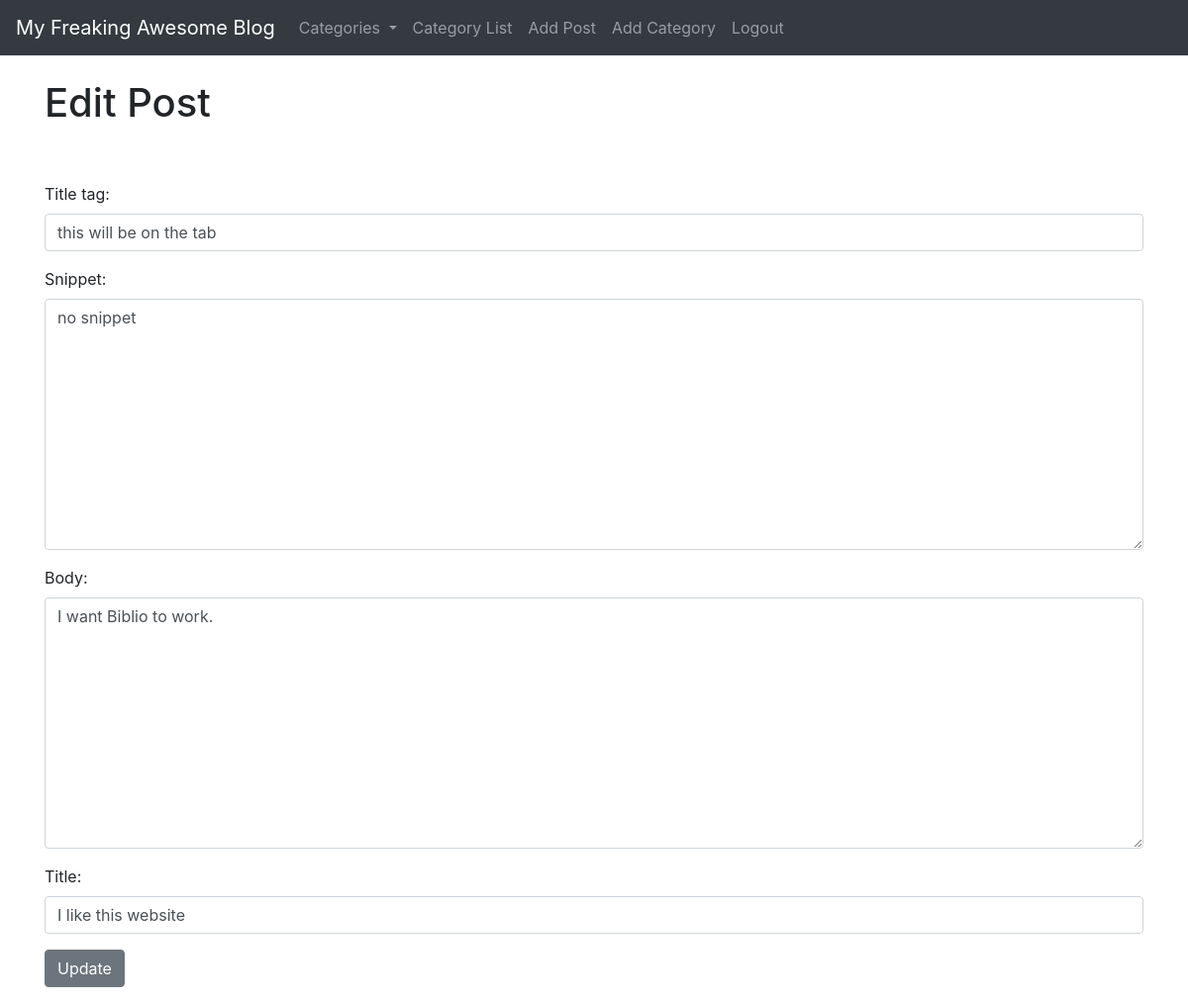
The page /article/edit/14 (signed in) on the database its author committed.
### tutorialblog/models.py (models this page shows, shortened)
class Post(models.Model):
    title = models.CharField(max_length = 255)
    title_tag = models.CharField(max_length = 255)#, default = "My Freaking Awesome Blog")
    author = models.ForeignKey(User, on_delete = models.CASCADE) # deletes blog post from a user that has been deleted
    category = models.CharField(max_length = 255, default = 'uncategorized')
    body = RichTextField(blank = True, null = True) # always migrate when you change models
    post_date = models.DateField(auto_now_add=True) # will happen automatically when new blog posts are created
    snippet = models.CharField(max_length = 255)
    likes = models.ManyToManyField(User, related_name = 'blog_post')

### tutorialblog/views.py (the view)
# urls.py: path('article/edit/<int:pk>', UpdatePostView.as_view(), name = "update-post"),
class UpdatePostView(UpdateView): # by passing in UpdatView we dont need to do the form_class thing that will happen automatically
    model = Post
    form_class = EditForm # note you cant have both a form class and a fields
    template_name = 'update_post.html'

### tutorialblog/forms.py
class EditForm(forms.ModelForm):
    class Meta:
        model = Post
        fields = { # not editing the author
            'title',
            'title_tag',
            'body',
            'snippet'
        }
        widgets = {
            'title': forms.TextInput(attrs={'class':'form-control', 'placeholder':'Enter a post title'}),
            'title_tag': forms.TextInput(attrs={'class':'form-control', 'placeholder':'Enter a post title tag'}),
            'body': forms.Textarea(attrs={'class':'form-control', 'placeholder':'What is on your mind today?'}), # this is a body, which is a text area
            'snippet': forms.Textarea(attrs={'class':'form-control', 'placeholder':'Preview '}), # this is a body, which is a text area
        }

### tutorialblog/templates/update_post.html (shortened to what this page needs)
{% extends 'base.html' %}
{% block content %}
{% if user.is_authenticated %}
    {% if user.id == post.author.id %}
        <h1>Edit Post</h1>
        <br><br>
        <div class = "form-group">
            <form method = "POST">
                {{form.as_p}}
                <button class = "btn btn-secondary"> Update </button>
            </form>
        </div>
    {% else %}
    <h1>Get out of here</h1>
    {% endif %}
{% endif %}
{% endblock %}

### rows shown on the page
Post: title_tag "this will be on the tab", snippet "no snippet", body "I want Biblio to work.", title "I like this website"
